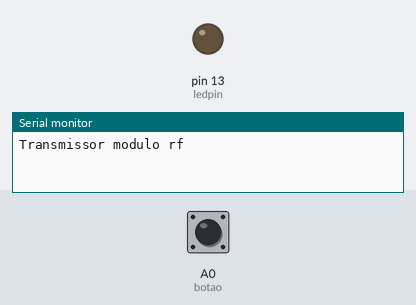
Recording of a sketch running on a simulated Arduino Uno, built with avr-gcc and run on an emulated ATmega328P. On the bench: output pins drawn as LEDs (lit = HIGH), the last lines printed to the serial monitor. Dashed ring = blinking. Inputs (shaded band) come from the test bench; at power-on: A0 (botao) HIGH. No radio packets arrive unless stated.

Above: at 1.2 s.
1.3 s: A0 (botao) pulled LOW for 1 s
At 1.46 s:
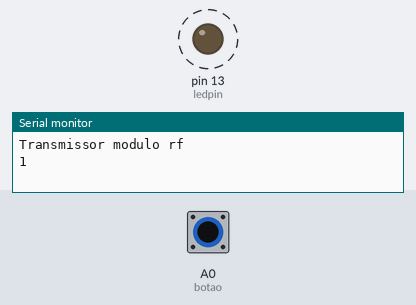
4.3 s: A0 (botao) pulled LOW for 3.2 s
At 8.7 s:
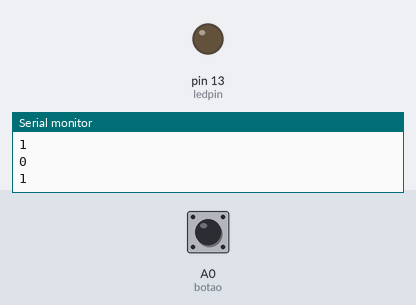
Timing chart, 0 to 10.2 s (numbered marks = the images above; inputs shaded):
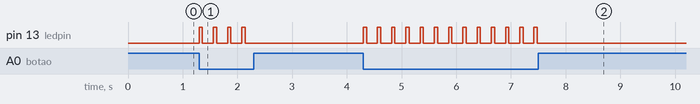

Measured:
- after the input at 1.3 s, pin 13 (ledpin): alternates HIGH for 0.06 s and LOW for 0.20 s, 8 changes in all, then stays LOW, starting at once
- after the input at 4.3 s, pin 13 (ledpin): alternates HIGH for 0.06 s and LOW for 0.20 s, 26 changes in all, then stays LOW, starting at once

The sketch:

Codigo_emissor_tarde_3103.ino
```cpp
#include <VirtualWire.h>

int ledpin = 13;
char Valor_CharMsg[4];
int emissor = 4;
int botao = A0;
int valor_botao;
int estado = 0;
void setup()
{
  Serial.begin(9600);
  pinMode(ledpin,OUTPUT);
  pinMode(botao,INPUT);
  vw_set_tx_pin(emissor);
  vw_setup(2000);
  Serial.println("Transmissor modulo rf");
}
void loop()
{
  valor_botao = digitalRead(botao);

  if(valor_botao == 0)
  {
    estado = !estado;
    itoa(estado,Valor_CharMsg,10);
    digitalWrite(ledpin, HIGH);
    vw_send((uint8_t*)Valor_CharMsg, strlen(Valor_CharMsg));
    vw_wait_tx();
    digitalWrite(ledpin, LOW);
    Serial.println(Valor_CharMsg);
    delay(200);
  }
}
```
